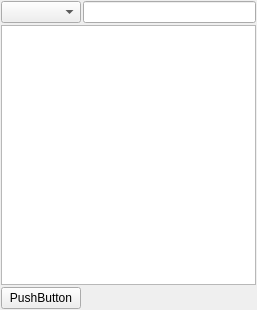
<?xml version="1.0" encoding="UTF-8"?>
<ui version="4.0">
 <class>Form</class>
 <widget class="QWidget" name="Form">
  <property name="geometry">
   <rect>
    <x>0</x>
    <y>0</y>
    <width>257</width>
    <height>310</height>
   </rect>
  </property>
  <property name="windowTitle">
   <string>Example Window</string>
  </property>
  <layout class="QGridLayout">
   <property name="margin">
    <number>1</number>
   </property>
   <property name="spacing">
    <number>2</number>
   </property>
   <item row="0" column="0">
    <widget class="QComboBox" name="comboBox"/>
   </item>
   <item row="0" column="1">
    <widget class="QLineEdit" name="lineEdit"/>
   </item>
   <item row="1" column="0" colspan="2">
    <widget class="QTextEdit" name="textEdit"/>
   </item>
   <item row="2" column="0">
    <widget class="QPushButton" name="pushButton">
     <property name="text">
      <string>PushButton</string>
     </property>
    </widget>
   </item>
  </layout>
 </widget>
 <resources/>
 <connections/>
</ui>
